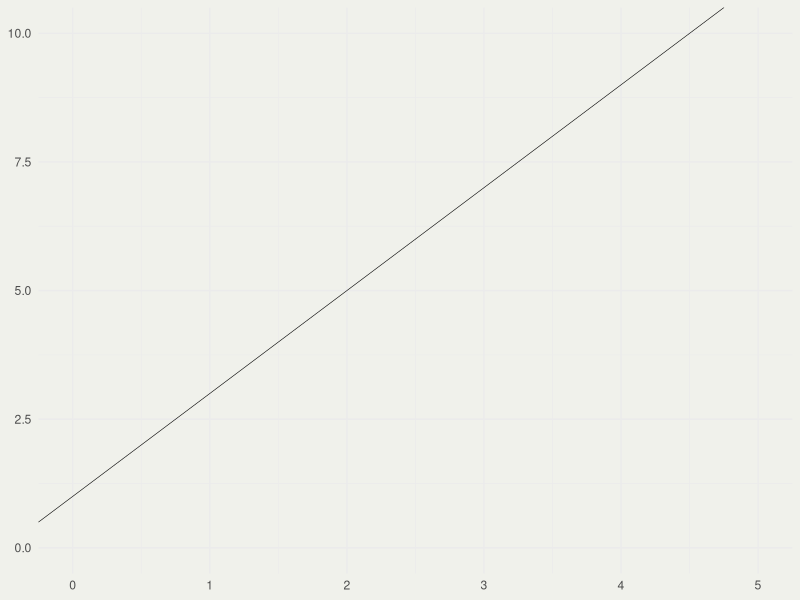
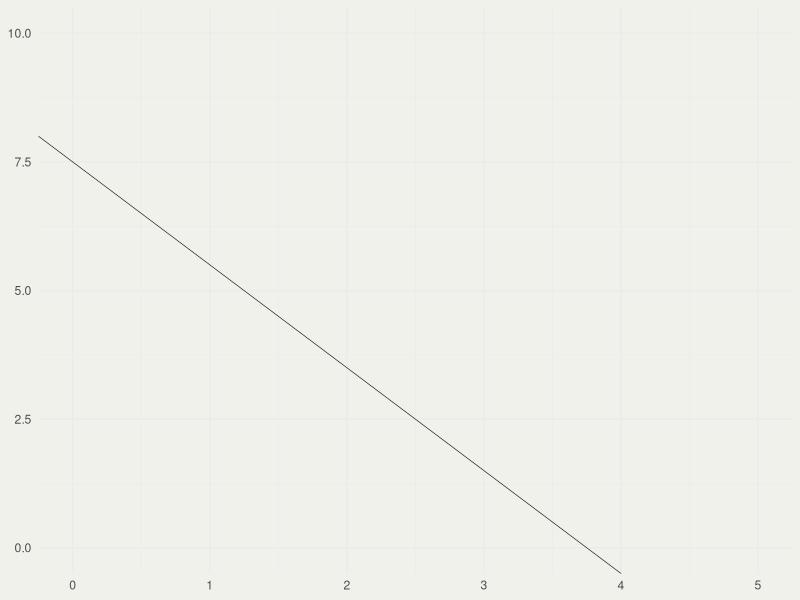
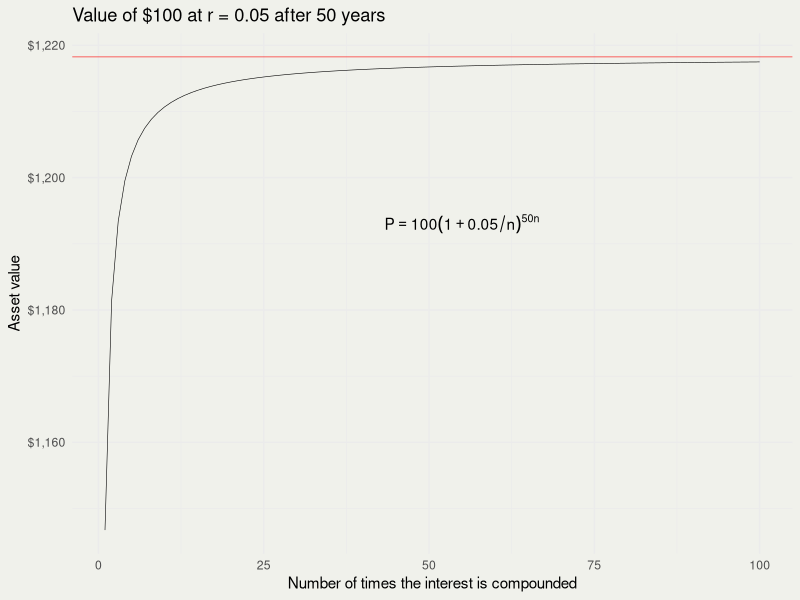
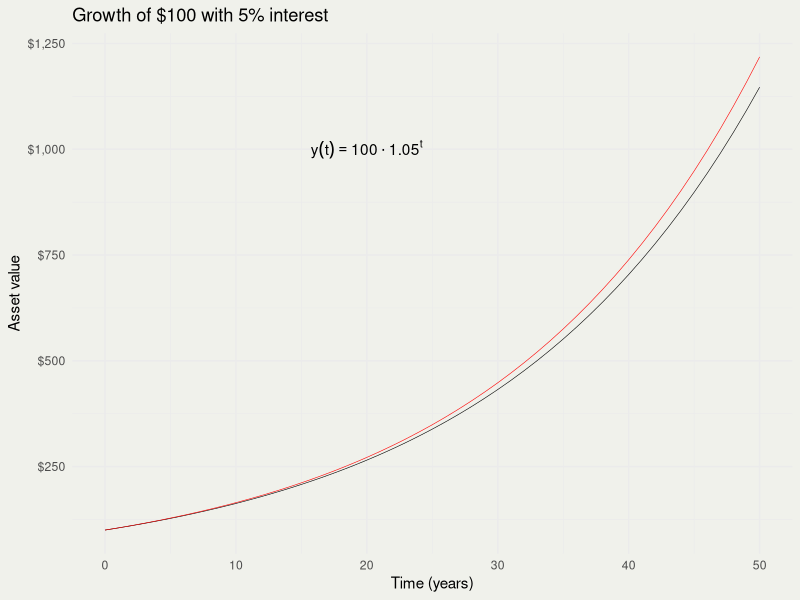
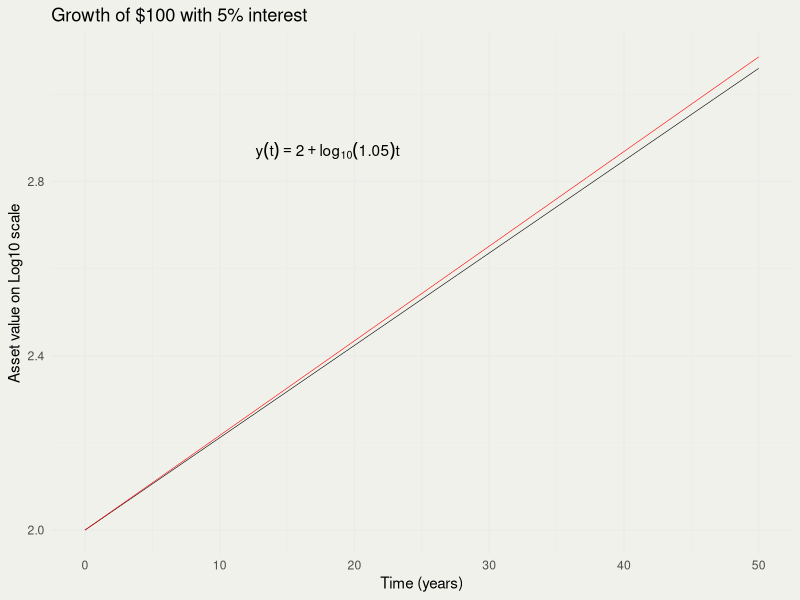
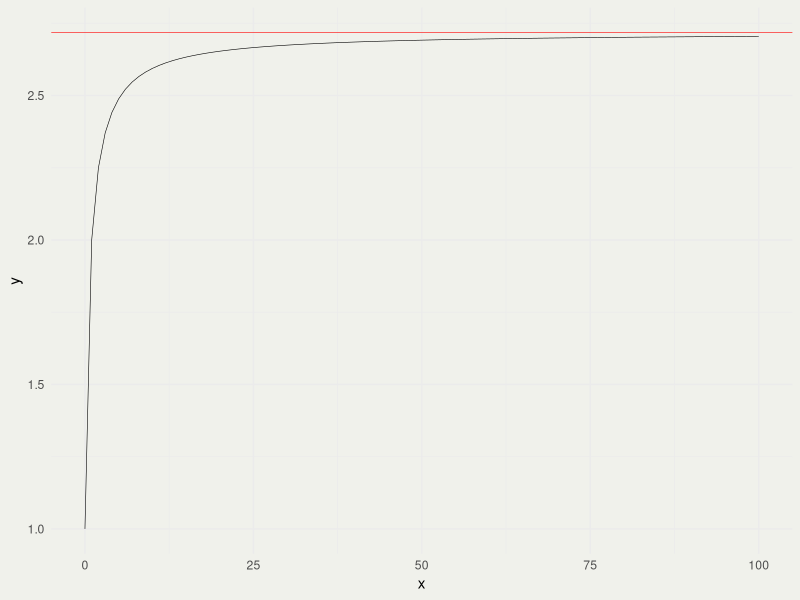
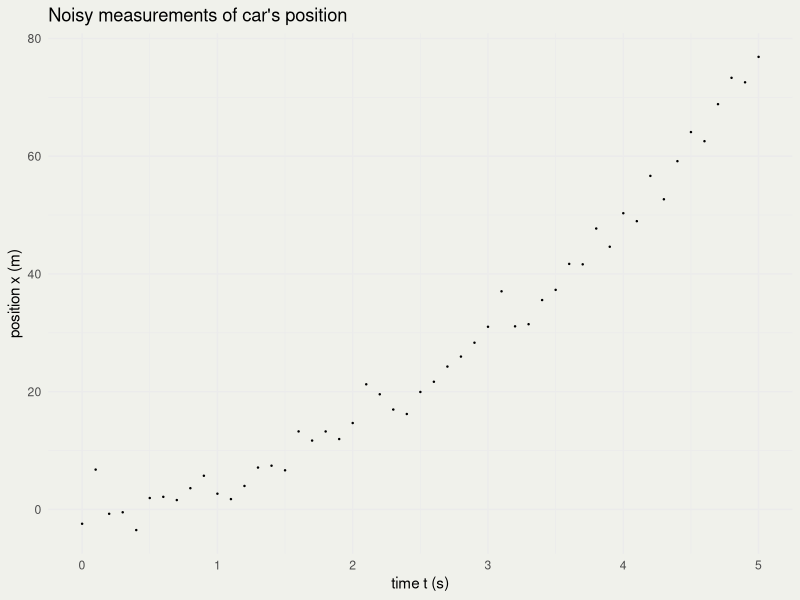
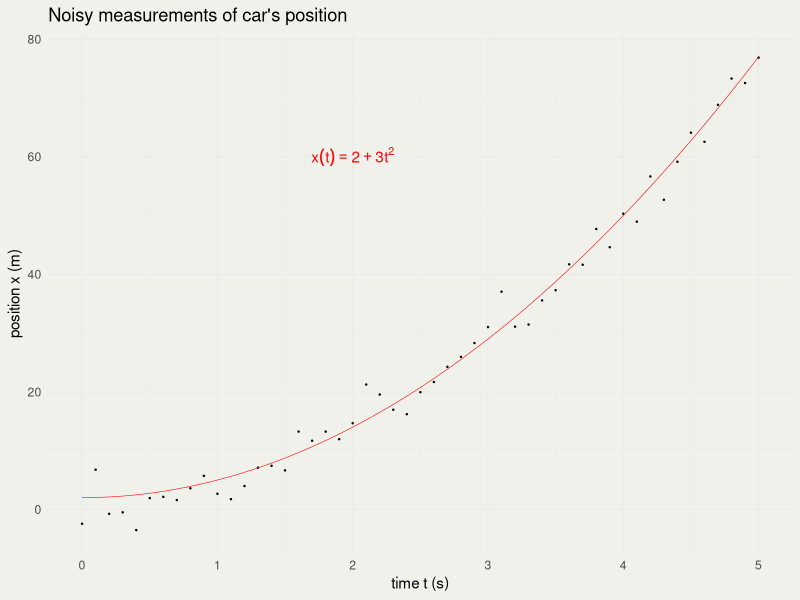

Generate these figures, in order, with R:
## ---- chunk 1
#| fig-width: 3
#| fig-height: 3
library(ggplot2)
thm <-
  theme_minimal() + theme(
    panel.background = element_rect(fill = "#f0f1eb", color = "#f0f1eb"),
    plot.background = element_rect(fill = "#f0f1eb", color = "#f0f1eb")
  )
theme_set(thm)

p <- ggplot() + xlim(0, 5) + ylim(0, 10)
p + geom_abline(slope = 2, intercept = 1, linewidth = 0.2)
## ---- chunk 2
#| fig-width: 3
#| fig-height: 3

p <- ggplot() + xlim(0, 5) + ylim(0, 10)
p + geom_abline(slope = -2, intercept = 7.5, size = 0.2)
## ---- chunk 3
#| fig-width: 6
#| fig-height: 5
#| fig-align: center

rate <- 0.05
P <- 100
n_comp <- 1:100

Pn <- function(n, A, r, t) A * (1 + r/n)^(t*n)
Pe <- function(A, r, t) P * exp(r * t)

pn <- Pn(n = n_comp, A = P, r = rate, t = 50)
pe <- Pe(A = P, r = rate, t = 50)

d <- data.frame(n_comp, pn)
p <- ggplot(d, aes(n_comp, pn))
p + geom_line(size = 0.2) +
  geom_hline(yintercept = pe, color = 'red', size = 0.2) +
  xlab("Number of times the interest is compounded") +
  ylab("Asset value") +
  ggtitle("Value of $100 at r = 0.05 after 50 years") +
  scale_y_continuous(labels = scales::dollar_format()) +
  annotate("text", 55, 1193, 
           label = "P == 100 (1 + 0.05/n)^{50*n}", parse = TRUE) 
#  annotate("text",  50, 1200, 
#           label = "y(t) == 100 * e ^ {50*r}", parse = TRUE, color = 'red')
## ---- chunk 4
#| fig-width: 4.5
#| fig-height: 4.5
#| fig-align: center

time <- 0:50
p1 <- Pn(n = 1, A = P, r = rate, t = time)
pe <- Pe(A = P, r = rate, t = time)

p <- ggplot(data.frame(time, p1, pe), aes(time, p1))
p + geom_line(size = 0.2) + 
  geom_line(aes(y = pe), size = 0.2, color = 'red') +
  scale_y_continuous(labels = scales::dollar_format()) +
  xlab("Time (years)") + ylab("Asset value") +
  ggtitle("Growth of $100 with 5% interest") +
  annotate("text", 20, 1e3, 
           label = "y(t) == 100 %.% 1.05^t", parse = TRUE) 
  # annotate("text", 18, 11e2, 
  #          label = "y(t) == 100 * e ^ {rt}", parse = TRUE, color = 'red')
## ---- chunk 5
#| fig-width: 4.5
#| fig-height: 4.5
#| fig-align: center

p <- ggplot(data.frame(time, p1 = log10(p1), pe = log10(pe)), aes(time, p1))
p + geom_line(size = 0.2) + 
  geom_line(aes(y = pe), size = 0.2, color = 'red') +
  xlab("Time (years)") + ylab("Asset value on Log10 scale") + 
  ggtitle("Growth of $100 with 5% interest") +
  annotate("text", 18, 2.87,
           label = "y(t) == 2 + log[10](1.05) * t", parse = TRUE)
## ---- chunk 6
#| fig-width: 5
#| fig-height: 3
#| fig-align: center
f <- function(m) (1 + 1/m)^m
x <- 0:100
y <- f(x)
p <- ggplot(data.frame(x, y), aes(x, y))
p + geom_line(size = 0.2) +
  geom_hline(yintercept = exp(1), color = 'red', size = 0.2)
## ---- chunk 7
#| echo: true
2^7 * 2^8 == 2^(7 + 8) 
## ---- chunk 8
#| echo: true
2^7 / 2^8 == 2^(7 - 8) 
## ---- chunk 9
#| echo: true
(2^7)^8 == 2^(7*8)
## ---- chunk 10
#| echo: true
(2*3)^7 == 2^7 * 3^7
## ---- chunk 11
#| echo: true
2^4 / 3^4 == (2/3)^4
all.equal(2^4 / 3^4, (2/3)^4)
## ---- chunk 12
#| echo: true
y <- 1:3
(numer <- exp(y))
(denom <- sum(exp(y)))
(softmax <- numer / denom)

y <- c(1e3, 1e3 + 1, 1e3 + 2)
exp(y)
## ---- chunk 13
#| echo: true

LSE <- function(x) {
  c <- max(x)
  y <- c + log(sum(exp(x - c)))
  return(y)
}
softmax_log <- function(x) {
  x - LSE(x)
}
softmax_unsafe <- function(x) exp(x) / sum(exp(x))

softmax_unsafe(1:3)
softmax_log(1:3)
exp(softmax_log(1:3))
y
softmax_unsafe(y)
exp(softmax_log(y))
sum(exp(softmax_log(y)))
## ---- chunk 14
#| fig-width: 4
#| fig-height: 4
#| fig-align: center

set.seed(12)
a <- 2; b <- 3
t <- (0:50 * 5) / 50
x <- a + b * t^2 + rnorm(length(t), 0, 3)
p <- ggplot(data.frame(t, x), aes(t, x))
p <- p + geom_point(size = 0.2) + xlab("time t (s)") + ylab("position x (m)") +
  ggtitle("Noisy measurements of car's position")
print(p)
## ---- chunk 15
#| fig-width: 4
#| fig-height: 4
#| fig-align: center

a <- 2; b <- 3
x <- a + b * t^2
p + geom_line(aes(y = x), data = data.frame(x), size = 0.2, color = 'red') +
  annotate("text", 2, 60, label = "x(t) == 2 + 3*t^2", parse = TRUE, color = 'red') 
## ---- chunk 16
#| fig-width: 4
#| fig-height: 4
#| fig-align: center
#| echo: true
p <- ggplot(data.frame(t, x), aes(t, x))
p + geom_line(size = 0.2) +
  geom_abline(slope = 15, intercept = -10, size = 0.2, color = 'red') +
  geom_point(x = 1, y = 5, color = 'blue') +
  geom_point(x = 4, y = 50, color = 'blue') +
  xlab("time t (s)") + ylab("position x (m)") +
  annotate("text", 3.7, 55, label = "(4, 50)") +
  annotate("text", 1, 12, label = "(1, 5)") +
  ggtitle("Car's position function and the secant line")
## ---- chunk 17
#| fig-width: 5
#| fig-height: 4
#| fig-align: center
#| echo: true

library(ggplot2)
library(dplyr)
n <- 100
t <- seq(0, pi, length = n)
x <- sin(t) * cos(t)
dxdt <- cos(t)^2 - sin(t)^2

d <- tibble(t, x, dxdt)
p <- ggplot(d, aes(t, x))
p + geom_line() + geom_line(aes(y = dxdt), col = 'red')

# approximate the derivative
s <- pi / (n - 1)        # choose the same step s as the increment in the t sequence
all.equal(s, diff(t)[1]) # check that the above statement is true

appr_dxdt <- diff(x)/s   # derivative ≈ rise / run
d <- d %>%
  mutate(appr_dxdt = c(NA, appr_dxdt))
p <- ggplot(d, aes(t, x))
p + geom_line() + geom_line(aes(y = dxdt), col = 'red') +
  geom_line(aes(y = appr_dxdt), col = 'blue', size = 5, alpha = 1/5)
